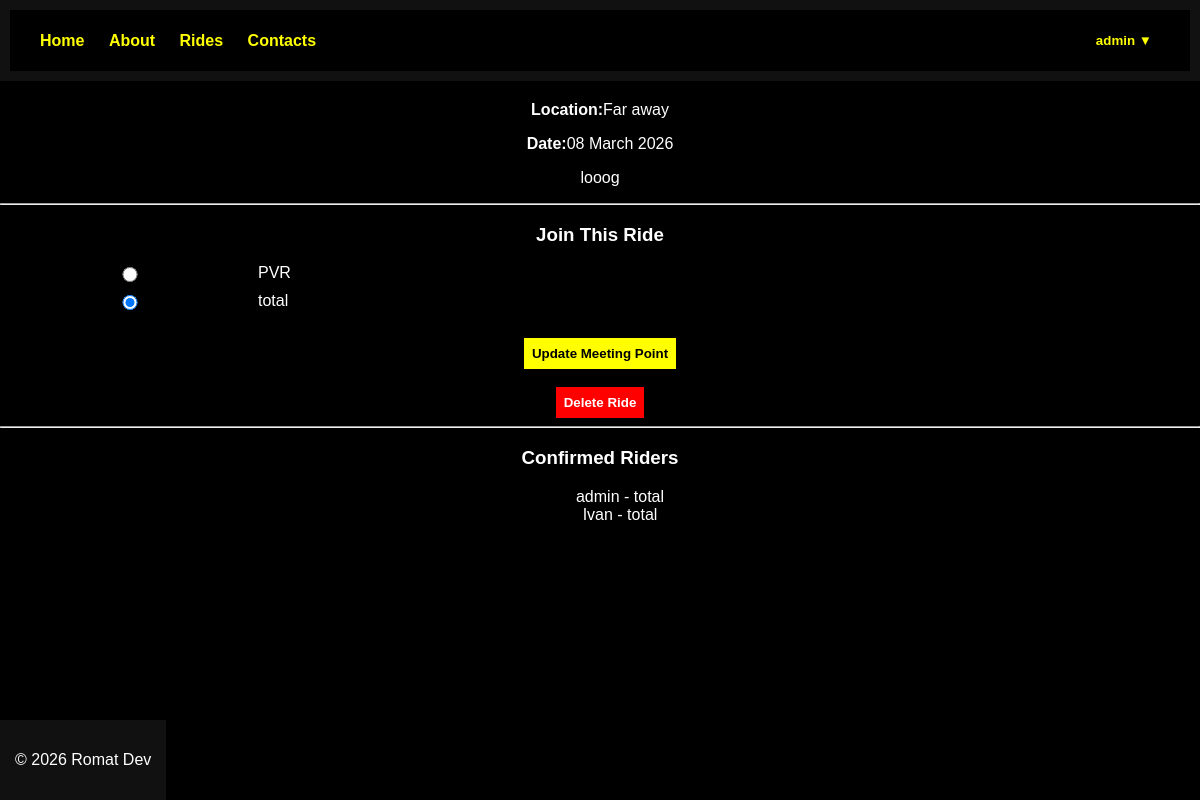
The page /ride/1 (signed in) on the database its author committed.
### app.py (models this page shows)
class User(UserMixin, db.Model):
    id = db.Column(db.Integer, primary_key=True)
    username = db.Column(db.String(150), unique=True, nullable=False)
    password = db.Column(db.String(200), nullable=False)
    role = db.Column(db.String(20), default='member')
    approved = db.Column(db.Boolean, default=False)
    is_senior = db.Column(db.Boolean, default=False)
    chapter = db.Column(db.String(50))

class Ride(db.Model):
    id = db.Column(db.Integer, primary_key=True)
    title = db.Column(db.String(200))
    location = db.Column(db.String(200))
    ride_date = db.Column(db.String(100))
    description = db.Column(db.Text)
    created_by = db.Column(db.Integer)
    meeting_points = db.relationship(
        'MeetingPoint',
        backref='ride',
        cascade="all, delete-orphan"
    )
    participants = db.relationship(
        'RideParticipant',
        backref='ride',
        cascade='all, delete-orphan'
    )

class MeetingPoint(db.Model):
    id = db.Column(db.Integer, primary_key=True)
    ride_id = db.Column(db.Integer, db.ForeignKey('ride.id'), nullable=False)
    location_name = db.Column(db.String(200))

class RideParticipant(db.Model):
    id = db.Column(db.Integer, primary_key=True)
    ride_id = db.Column(db.Integer, db.ForeignKey('ride.id'), nullable=False)
    user_id = db.Column(db.Integer)
    meeting_point = db.Column(db.String(200))

### app.py (the view, shortened to what this page needs)
@app.route('/ride/<int:ride_id>', methods=['GET', 'POST'])
def ride_detail(ride_id):
    ride = Ride.query.get_or_404(ride_id)
    meeting_points = MeetingPoint.query.filter_by(ride_id=ride.id).all()
    participant = None
    if current_user.is_authenticated:
        participant = RideParticipant.query.filter_by(
            ride_id=ride.id,
            user_id=current_user.id
        ).first()
    participants = RideParticipant.query.filter_by(ride_id=ride.id).all()
    ride_participants = []
    for p in participants:
        user = User.query.get(p.user_id)
        ride_participants.append({
            'username': user.username,
            'meeting_point': p.meeting_point
        })
    return render_template(
        'ride_detail.html',
        ride=ride,
        meeting_points=meeting_points,
        participant=participant,
        ride_participants=ride_participants
    )

### app.py (called while the page is built)
@login_manager.user_loader
def load_user(user_id):
    return User.query.get(int(user_id))

### templates/ride_detail.html (shortened to what this page needs)
{% extends 'base.html' %}
{% block content %}
<p><strong>Location:</strong>{{ ride.location }}</p>
<p><strong>Date:</strong>{{ ride.ride_date }}</p>
<p>{{ ride.description }}</p>
<hr>
{% if current_user.is_authenticated %}
    <h3>Join This Ride</h3>
    <form method="POST">
        {% for point in meeting_points %}
        <label class="meeting-option">
                <input type="radio"
                       name="meeting_point"
                       value="{{ point.location_name }}"
                       {% if participant and participant.meeting_point == point.location_name %}
                            checked
                        {% endif %}
                        required>
                {{ point.location_name}}
                <br>
        </label>
        {% endfor %}
        <br>
        <button type="submit">
            {% if participant %}
                Update Meeting Point
            {% else %}
                Join Ride
            {% endif %}
        </button>
    </form>
    <br>
    {% if current_user.is_authenticated and current_user.role == "senior" %}
    <form method="POST"
          action="{{ url_for('delete_ride', ride_id=ride.id) }}"
          onsubmit="return confirm('Are you sure you want to delete this ride?');">
        <button type="submit" style="background-color:red; color:white;">
            Delete Ride
        </button>
    </form>
{% endif %}
{% else %}
    <p><a href="{{ url_for('login')}}">Login</a> to join this ride.</p>
{% endif %}
<hr>
{% if current_user.is_authenticated %}
    <h3>Confirmed Riders</h3>
    <ul class="confirmed-riders">
        {% for rider in ride_participants %}
            <li>{{ rider.username }} - {{rider.meeting_point }}</li>
        {% else %}
            <p>No riders have confirmed yet.</p>
        {% endfor %}
    </ul>
{% endif %}
{% endblock %}

### templates/base.html (shortened to what this page needs)
<!DOCTYPE html>
<html lang="en">
<head>
    <link rel="stylesheet" href="{{ url_for('static', filename='css/style.css') }}">
</head>
<body>
<header>
    <nav class="navbar">
        <div class="nav-left">
            <a href="{{ url_for('index') }}">Home</a>
            <a href="{{ url_for('about') }}">About</a>
            <a href="{{ url_for('rides') }}">Rides</a>
            <a href="{{ url_for('contacts') }}">Contacts</a>
        </div>
        <div class="nav-right">
            {% if current_user.is_authenticated %}
            <div class="dropdown">
                <button class="dropbtn">
                    {{ current_user.username }} ▼
                </button>
            </div>
            {% else %}
                <a href="{{ url_for('login') }}">Login</a>
                <a href="{{ url_for('register') }}">Register</a>
            {% endif %}
        </div>
    </nav>
</header>
<main>
    {% block content %}
    {% endblock %}
</main>
<footer>
    <p>© 2026 Romat Dev</p>
</footer>
</body>
</html>

### static/css/style.css (style rules this page uses)
body { background-color: black; color: white; font-family: Arial, Helvetica, sans-serif; margin: 0; text-align: center; }
header { background-color: #111; padding: 10px; }
.navbar { display:flex; justify-content:space-between; align-items:center; background:black; padding:15px 30px; }
.navbar a { color:yellow; text-decoration:none; margin-right:20px; font-weight:bold; }
.nav-right { position:relative; }
.dropbtn { background:black; color:yellow; border:none; font-weight:bold; cursor:pointer; }
.dropdown { position:relative; display:inline-block; }
footer { background-color: #111; text-align: center; padding: 15px; margin-top: 40px; position: fixed; bottom: 0; }
input { padding: 8px; width: 250px; background-color: #222; border: 1px solid yellow; color: white; }
.meeting-option { al: center; display: flex; margin-bottom: 10px; }
button { padding: 8px; background-color: yellow; border: none; font-weight: bold; cursor: pointer; }
.confirmed-riders li { list-style-type: none; }

### rows shown on the page
User: username "admin", username "admin"
Ride: location "Far away", ride_date "08 March 2026", description "looog"
MeetingPoint: location_name "☐ PVR", location_name "PVR"
MeetingPoint: location_name "☑ total", location_name "total"
RideParticipant: meeting_point "total"
User: username "Ivan"
RideParticipant: meeting_point "total"
